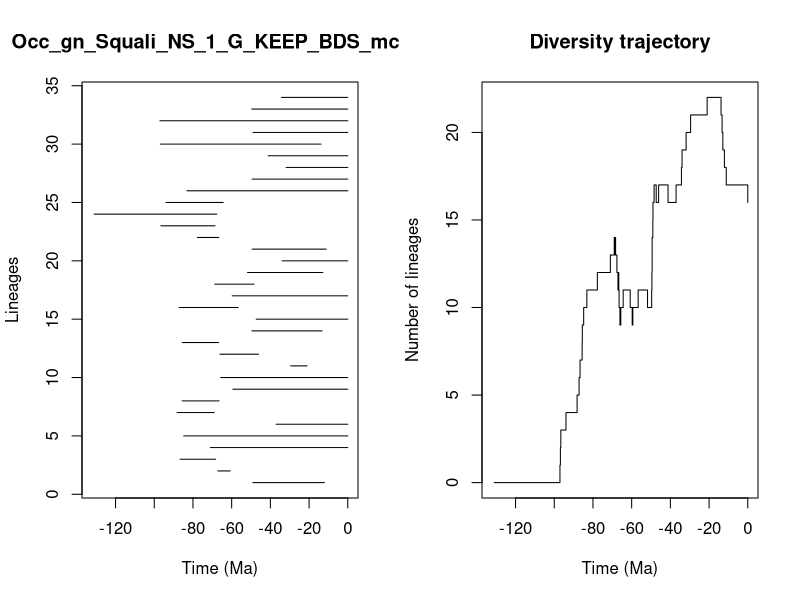

R code for this plot:


pdf(file='../Results/Genus_NS/5_MA_bins_EXT_EP/pyrate_mcmc_logs/Occ_gn_Squali_NS_1_G_KEEP_BDS_mcmc_LTT.pdf',width=0.6*20, height=0.6*10)
title = "Occ_gn_Squali_NS_1_G_KEEP_BDS_mcmc"
ts=c(49.06874089649883, 67.08030348456852,86.67214149754028,71.00199399639193,84.78969326845518,37.051256141431736,88.1941611101694,85.59227052013351,59.394685637698736,65.61049769864606,29.541260840971088,66.05975050326904,85.4967116625057,49.542774453114724,47.31701076701872,87.17298723435492,59.72483180320962,68.7058497901333,51.80172829676885,33.953760902741365,49.42736117933576,77.73551445913405,96.60096906897556,131.0501714119611,93.94751625276389,83.153100261573,49.41918491236056,31.86582207964568,41.1967386481952,96.82576216330925,48.985304211352585,97.05243078700538,49.66053737896104,34.2756529788425)
te=c(12.087430991609587, 60.75440555551354,68.2956437895991,0.0,0.0,0.0,69.003095807462,66.49065239262161,0.0,0.0,21.00193079786446,46.07303249183721,66.72729844336695,13.268890127847936,0.0,56.64537770064542,0.0,48.41492053900368,12.886008922585745,0.0,11.126269540347355,66.65537506619671,68.58244533068657,67.6252392824634,64.38584309370741,0.0,0.0,0.0,0.0,13.815729511077455,0.0,0.0,0.0,0.0)
div_traj=c(0, 1,2,3,4,5,6,7,8,9,10,11,12,13,14,13,14,13,12,11,12,11,10,9,10,11,10,9,10,11,10,11,12,13,14,15,16,17,16,17,16,17,18,19,20,21,22,21,20,19,18,17,16)
time_events=c(131.0501714119611, 97.05243078700538,96.82576216330925,96.60096906897556,93.94751625276389,88.1941611101694,87.17298723435492,86.67214149754028,85.59227052013351,85.4967116625057,84.78969326845518,83.153100261573,77.73551445913405,71.00199399639193,69.003095807462,68.7058497901333,68.58244533068657,68.2956437895991,67.6252392824634,67.08030348456852,66.72729844336695,66.65537506619671,66.49065239262161,66.05975050326904,65.61049769864606,64.38584309370741,60.75440555551354,59.72483180320962,59.394685637698736,56.64537770064542,51.80172829676885,49.66053737896104,49.542774453114724,49.42736117933576,49.41918491236056,49.06874089649883,48.985304211352585,48.41492053900368,47.31701076701872,46.07303249183721,41.1967386481952,37.051256141431736,34.2756529788425,33.953760902741365,31.86582207964568,29.541260840971088,21.00193079786446,13.815729511077455,13.268890127847936,12.886008922585745,12.087430991609587,11.126269540347355,0.0)
                par(mfrow=c(1,2))
                L = length(ts)
                plot(ts, 1:L , xlim=c(-max(ts)-1,0), pch=20, type="n", main=title,xlab="Time (Ma)",ylab="Lineages")
                for (i in 1:L){segments(x0=-te[i],y0=i,x1=-ts[i],y1=i)}    
                t = -time_events
                plot(div_traj ~ t,type="s", main = "Diversity trajectory",xlab="Time (Ma)",ylab="Number of lineages",xlim=c(-max(ts)-1,0))
                abline(v=c(65,200,251,367,445),lty=2,col="gray")
                
